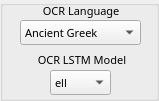
   <widget class="QGroupBox" name="OCRgroupBox">
    <property name="geometry">
     <rect>
      <x>570</x>
      <y>230</y>
      <width>159</width>
      <height>101</height>
     </rect>
    </property>
    <property name="font">
     <font>
      <family>FROMVS</family>
      <pointsize>8</pointsize>
      <weight>50</weight>
      <italic>false</italic>
      <bold>false</bold>
     </font>
    </property>
    <property name="title">
     <string/>
    </property>
    <property name="alignment">
     <set>Qt::AlignCenter</set>
    </property>
    <widget class="QComboBox" name="OCRModelComboBox">
     <property name="geometry">
      <rect>
       <x>50</x>
       <y>70</y>
       <width>61</width>
       <height>25</height>
      </rect>
     </property>
     <property name="toolTip">
      <string>Select OCR language model</string>
     </property>
     <property name="locale">
      <locale language="English" country="UnitedStates"/>
     </property>
     <property name="editable">
      <bool>false</bool>
     </property>
     <property name="currentText">
      <string>ell</string>
     </property>
     <item>
      <property name="text">
       <string>ell</string>
      </property>
     </item>
     <item>
      <property name="text">
       <string>grc</string>
      </property>
     </item>
     <item>
      <property name="text">
       <string>feg</string>
      </property>
     </item>
     <item>
      <property name="text">
       <string>heb</string>
      </property>
     </item>
     <item>
      <property name="text">
       <string>feh</string>
      </property>
     </item>
     <item>
      <property name="text">
       <string>lat</string>
      </property>
     </item>
     <item>
      <property name="text">
       <string>fel</string>
      </property>
     </item>
    </widget>
    <widget class="QComboBox" name="OCRlangComboBox">
     <property name="geometry">
      <rect>
       <x>20</x>
       <y>20</y>
       <width>121</width>
       <height>25</height>
      </rect>
     </property>
     <property name="toolTip">
      <string>Select OCR language</string>
     </property>
     <property name="locale">
      <locale language="English" country="UnitedStates"/>
     </property>
     <property name="editable">
      <bool>false</bool>
     </property>
     <property name="currentText">
      <string>Ancient Greek</string>
     </property>
     <item>
      <property name="text">
       <string>Ancient Greek</string>
      </property>
     </item>
     <item>
      <property name="text">
       <string>Middle Greek</string>
      </property>
     </item>
     <item>
      <property name="text">
       <string>Modern Greek</string>
      </property>
     </item>
     <item>
      <property name="text">
       <string>Hebrew</string>
      </property>
     </item>
     <item>
      <property name="text">
       <string>Latin</string>
      </property>
     </item>
    </widget>
    <widget class="QLabel" name="OCRModellabel_2">
     <property name="geometry">
      <rect>
       <x>30</x>
       <y>50</y>
       <width>101</width>
       <height>20</height>
      </rect>
     </property>
     <property name="font">
      <font>
       <family>FROMVS</family>
       <pointsize>8</pointsize>
       <weight>50</weight>
       <italic>false</italic>
       <bold>false</bold>
      </font>
     </property>
     <property name="toolTip">
      <string>Select OCR LSTM model</string>
     </property>
     <property name="text">
      <string> OCR LSTM Model</string>
     </property>
     <property name="alignment">
      <set>Qt::AlignCenter</set>
     </property>
    </widget>
    <widget class="QLabel" name="label">
     <property name="geometry">
      <rect>
       <x>40</x>
       <y>0</y>
       <width>81</width>
       <height>21</height>
      </rect>
     </property>
     <property name="font">
      <font>
       <family>FROMVS</family>
       <pointsize>8</pointsize>
      </font>
     </property>
     <property name="text">
      <string> OCR Language</string>
     </property>
    </widget>
   </widget>
